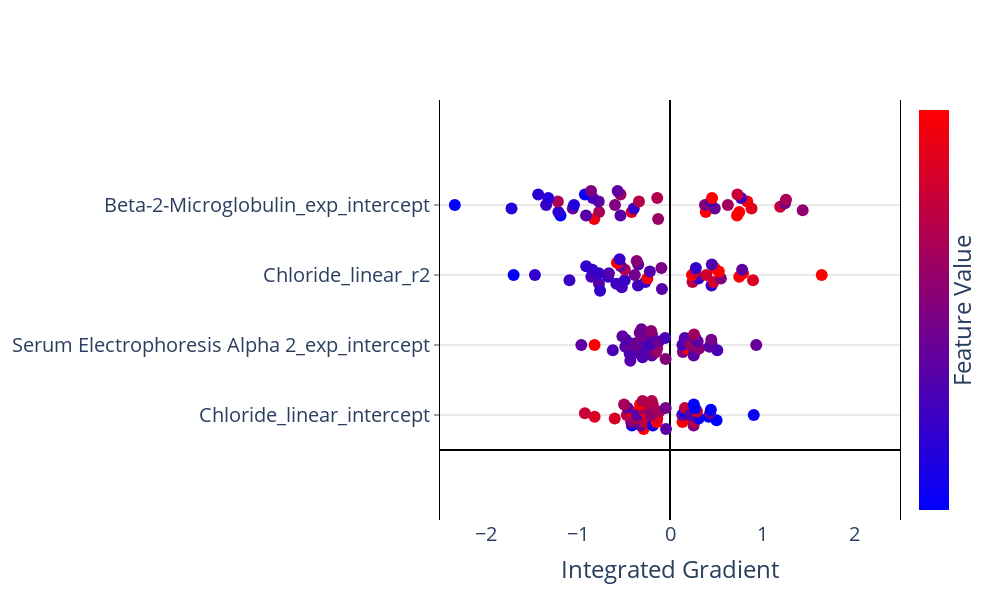

This figure's notebook cell:
### Code cell
import plotly.graph_objects as go
import plotly.express as px

nbins = 10
scale = 0.1
n_features = len(X.columns[svm_set_ranks[selected_run].sorted_features.astype(int)[:svm_set_ranks[selected_run].performance_["num_features"]]].values)
spacing = 2
min_max_IG = 2.5

fig = go.Figure()
fig.update_layout(
    plot_bgcolor='white',
    autosize=False,
    width=1000,
    height=600,
    coloraxis = {'colorscale':'Bluered'},
    xaxis_title = "Integrated Gradient",
)
 
fig.update_xaxes(
    zeroline=True,
    zerolinecolor="black",
    range = [-min_max_IG,min_max_IG]
    )
fig.update_yaxes(
    zeroline=True,
    zerolinecolor="black",
    mirror=True,
    ticks='outside',
    showline=True,
    linecolor='black',
    gridcolor='lightgrey',
    range = [-spacing, spacing*n_features + spacing]
)
 
feature_rank = np.argsort(np.sum(abs(IG),axis=0))
feature_order = feature_rank[(len(feature_rank)-n_features):len(feature_rank)] 

y_val = 1
bin_ids = list(range(nbins))
for f in feature_order:
    bins = np.linspace(IGtable.iloc[:,f].min()*1.1,IGtable.iloc[:,f].max()*1.1,nbins+1)
    ig_bins = pd.cut(IGtable.iloc[:,f], bins=bins, labels=bin_ids)
 
    x_vals = []
    y_vals = []
    f_vals = []
    for bin in bin_ids:
        x_bin_vals = list(IGtable.iloc[ig_bins[ig_bins == bin].index,f].values)
        n_pts = len(x_bin_vals)
        if n_pts > 0:
            x_vals = x_vals + x_bin_vals
            y_vals = y_vals + list(y_val + scale*(np.array(list(range(n_pts)))-(n_pts-1)/2))
            f_vals = f_vals + list(IG_X.iloc[ig_bins[ig_bins == bin].index,f].values)
    fig.add_trace(go.Scatter(
        x = x_vals, 
        y = y_vals,
        mode = 'markers',
        marker = dict(size=12,
                      color = f_vals,
                      coloraxis = "coloraxis",
                     ),
        name=IGtable.columns[f],
    ))
    y_val += spacing
 
 
fig.update_layout(showlegend=False, coloraxis_showscale=True,font=dict(size=20))
fig.update_coloraxes(colorbar_showticklabels=False,
                    colorbar_title=dict(text="Feature Value",side = "right"),
                    cmin = -1, cmax = 1)
fig.update_yaxes(tickvals=[1]+[1 + spacing*i for i in range(1,n_features)], 
                 ticktext=IGtable.columns[feature_order])
 
fig.show()

### Figure 1 — Plotly figure (JSON) as saved in the notebook; plotly's stock layout.template omitted (floating-point values rounded to 4 significant figures)
{"data": [{"marker": {"color": [0.7228, 0.5889, -0.9356, 0.02701, 0.7125, 0.4012, 1.673, -0.2166, 0.2835, 1.624, -0.1419, 0.5409, 0.3561, -0.2241, 0.8004, 0.2269, 1.878, 0.372, -0.2834, -0.8332, 1.025, 0.7627, 0.1598, 0.2781, -0.08741, 0.3022, 0.4202, 1.023, 0.8622, -0.2173, -1.668, 0.4978, 0.01111, 0.4198, -0.8876, -0.3481, 0.5456, -1.59, -1.324, -2.691, -1.009, -0.176, -2.948, -0.9336], "coloraxis": "coloraxis", "size": 12}, "mode": "markers", "name": "Chloride_linear_intercept", "type": "scatter", "x": [-0.8195, -0.9252, -0.4138, -0.4227, -0.6009, -0.4693, -0.4253, -0.4607, -0.4991, -0.2869, -0.3172, -0.2678, -0.3677, -0.3632, -0.2704, -0.2921, -0.3253, -0.2985, -0.04345, -0.1859, -0.1445, -0.1382, -0.2076, -0.1165, -0.04709, -0.1868, -0.1982, 0.136, 0.1701, 0.133, 0.1569, 0.1618, 0.2568, 0.2635, 0.3115, 0.2205, 0.2935, 0.2708, 0.2588, 0.5062, 0.4196, 0.4354, 0.4441, 0.9103], "y": [0.95, 1.05, 0.7, 0.8, 0.9, 1, 1.1, 1.2, 1.3, 0.6, 0.7, 0.8, 0.9, 1, 1.1, 1.2, 1.3, 1.4, 0.6, 0.7, 0.8, 0.9, 1, 1.1, 1.2, 1.3, 1.4, 0.8, 0.9, 1, 1.1, 1.2, 0.7, 0.8, 0.9, 1, 1.1, 1.2, 1.3, 0.85, 0.95, 1.05, 1.15, 1]}, {"marker": {"color": [-0.2746, 5.389, -0.431, -0.4114, -0.313, -0.1275, -0.4286, -0.2612, -0.3491, -0.4032, -0.3479, -0.354, -0.2195, -0.1452, -0.3332, -0.05938, -0.111, -0.1347, 0.05482, -0.2542, 0.1499, 0.216, -0.4207, -0.136, -0.4347, -0.3129, 0.1026, 0.01671, 3.393, -0.4298, -0.345, -0.3297, -0.2649, -0.3021, 0.112, 0.1788, -0.2639, -0.2993, 0.24, -0.4207, -0.2746, -0.3813, -0.07534, -0.2028], "coloraxis": "coloraxis", "size": 12}, "mode": "markers", "name": "Serum Electrophoresis Alpha 2_exp_intercept", "type": "scatter", "x": [-0.9638, -0.8201, -0.4388, -0.6215, -0.4861, -0.4393, -0.4788, -0.5171, -0.4312, -0.2983, -0.331, -0.2799, -0.382, -0.3769, -0.2792, -0.3025, -0.3294, -0.3105, -0.0481, -0.1967, -0.1509, -0.1395, -0.2174, -0.1234, -0.05293, -0.1959, -0.2046, 0.1397, 0.1861, 0.1351, 0.1569, 0.1605, 0.2579, 0.2689, 0.3166, 0.226, 0.3014, 0.2761, 0.2614, 0.5143, 0.4285, 0.4504, 0.4488, 0.9374], "y": [3, 3, 2.75, 2.85, 2.95, 3.05, 3.15, 3.25, 2.55, 2.65, 2.75, 2.85, 2.95, 3.05, 3.15, 3.25, 3.35, 3.45, 2.6, 2.7, 2.8, 2.9, 3, 3.1, 3.2, 3.3, 3.4, 2.8, 2.9, 3, 3.1, 3.2, 2.7, 2.8, 2.9, 3, 3.1, 3.2, 3.3, 2.85, 2.95, 3.05, 3.15, 3]}, {"marker": {"color": [-3.779, -0.5983, -0.316, -0.534, -0.4297, -0.5708, -0.5759, -0.5975, -0.5817, -0.4706, -0.4758, -0.5723, -0.5952, -0.3481, 0.3781, -0.131, 1.657, -0.5446, -0.319, -0.4846, -0.5957, 0.9395, -0.09025, -0.3602, -0.04316, -0.2374, 0.06826, 0.492, -0.5596, 1.077, 0.5595, -0.5973, -0.5766, 0.6585, 0.02191, 0.6261, 1.118, 1.22, -0.3823, 0.7176, 0.9306, 2.582, -0.262, 2.582], "coloraxis": "coloraxis", "size": 12}, "mode": "markers", "name": "Chloride_linear_r2", "type": "scatter", "x": [-1.7, -1.468, -0.7719, -1.093, -0.8554, -0.7732, -0.8428, -0.9104, -0.7601, -0.524, -0.5832, -0.4929, -0.6731, -0.6646, -0.4902, -0.5335, -0.5767, -0.5478, -0.08767, -0.3481, -0.2681, -0.2464, -0.3824, -0.2187, -0.09339, -0.3451, -0.3619, 0.2447, 0.3094, 0.2386, 0.2746, 0.281, 0.4514, 0.4731, 0.5531, 0.3948, 0.5307, 0.485, 0.4545, 0.9024, 0.7527, 0.7946, 0.7841, 1.649], "y": [5, 5, 4.75, 4.85, 4.95, 5.05, 5.15, 5.25, 4.55, 4.65, 4.75, 4.85, 4.95, 5.05, 5.15, 5.25, 5.35, 5.45, 4.6, 4.7, 4.8, 4.9, 5, 5.1, 5.2, 5.3, 5.4, 4.8, 4.9, 5, 5.1, 5.2, 4.7, 4.8, 4.9, 5, 5.1, 5.2, 5.3, 4.85, 4.95, 5.05, 5.15, 5]}, {"marker": {"color": [0.5682, -4.852, -1.031, -0.6519, -0.705, -0.5727, 0.335, -0.7252, -0.6448, 0.8719, -0.3094, 0.3468, -0.1717, -0.7386, -0.2689, -0.4462, -0.9598, -0.012, 0.1953, -0.3118, 0.781, -0.6001, -0.01, 0.4202, 0.3724, 0.1986, -0.2584, 0.9777, -0.1769, 0.03642, -0.3834, 1.819, 1.806, 1.121, 0.7681, 0.2562, 0.9152, -0.4889, 0.5682, 0.1441, 0.5857, -0.1018, 0.342, 0.993], "coloraxis": "coloraxis", "size": 12}, "mode": "markers", "name": "Beta-2-Microglobulin_exp_intercept", "type": "scatter", "x": [-2.662, -2.339, -1.19, -1.213, -1.723, -1.346, -1.219, -1.323, -1.432, -0.8235, -0.9128, -0.7707, -1.056, -1.043, -0.7742, -0.8386, -0.9246, -0.8583, -0.1291, -0.5383, -0.4171, -0.3935, -0.5976, -0.3375, -0.1389, -0.5382, -0.5689, 0.3888, 0.487, 0.3798, 0.4442, 0.4571, 0.7283, 0.7525, 0.8862, 0.629, 0.8402, 0.7726, 0.7334, 1.442, 1.198, 1.25, 1.261, 2.607], "y": [7, 7, 6.7, 6.8, 6.9, 7, 7.1, 7.2, 7.3, 6.6, 6.7, 6.8, 6.9, 7, 7.1, 7.2, 7.3, 7.4, 6.6, 6.7, 6.8, 6.9, 7, 7.1, 7.2, 7.3, 7.4, 6.8, 6.9, 7, 7.1, 7.2, 6.7, 6.8, 6.9, 7, 7.1, 7.2, 7.3, 6.85, 6.95, 7.05, 7.15, 7]}], "layout": {"autosize": false, "coloraxis": {"cmax": 1, "cmin": -1, "colorbar": {"showticklabels": false, "title": {"side": "right", "text": "Feature Value"}}, "colorscale": [[0, "rgb(0,0,255)"], [1, "rgb(255,0,0)"]], "showscale": true}, "font": {"size": 20}, "height": 600, "plot_bgcolor": "white", "showlegend": false, "width": 1000, "xaxis": {"range": [-2.5, 2.5], "title": {"text": "Integrated Gradient"}, "type": "linear", "zeroline": true, "zerolinecolor": "black"}, "yaxis": {"gridcolor": "lightgrey", "linecolor": "black", "mirror": true, "range": [-2, 10], "showline": true, "ticks": "outside", "ticktext": ["Chloride_linear_intercept", "Serum Electrophoresis Alpha 2_exp_intercept", "Chloride_linear_r2", "Beta-2-Microglobulin_exp_intercept"], "tickvals": [1, 3, 5, 7], "type": "linear", "zeroline": true, "zerolinecolor": "black"}}}
